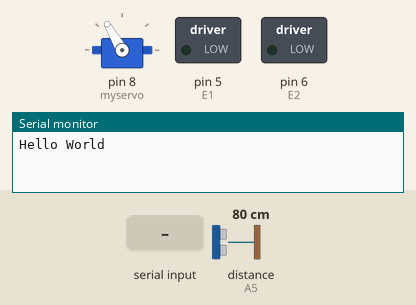
The sketch below on a simulated Arduino Uno, built with avr-gcc and run on an emulated ATmega328P. Parts: servo, switched loads named in the sketch (green lamp = pin HIGH), the last lines printed to the serial monitor. Inputs (shaded band) come from the test bench; at power-on: distance to the obstacle (sensor on A5) 80 cm. The echo pulse lasts 58.3 µs per cm.

Above: at 4.0 s.
4.1 s: "B" received over Serial
At 5.2 s:
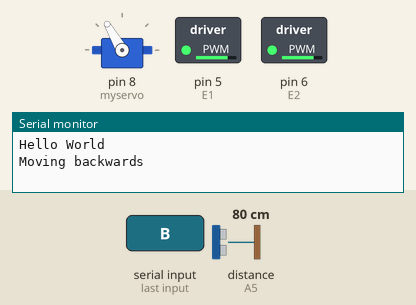
5.6 s: "L" received over Serial
At 6.3 s:
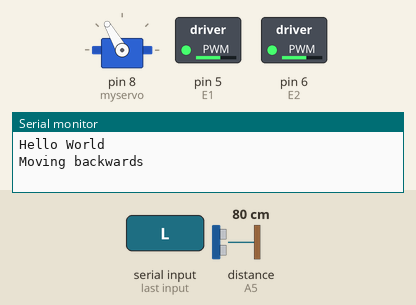
7.1 s: "S" received over Serial
At 7.5 s:
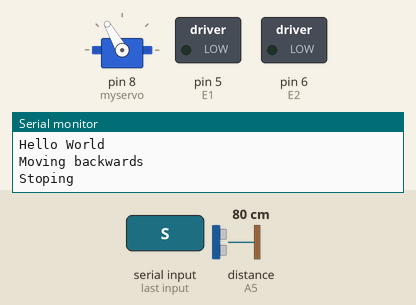
8.7 s: "F" received over Serial
At 9.9 s:
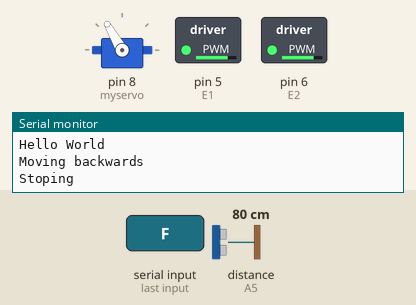
10.2 s: "R" received over Serial
At 11.0 s:
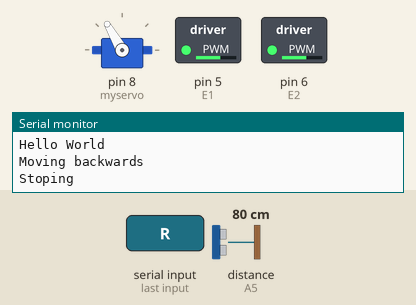
Timing chart, 0 to 12.7 s (numbered marks = the images above; inputs shaded):
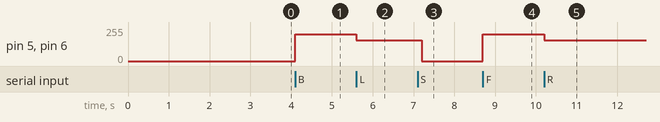

Measured:
- after the input at 4.1 s, pin 5 (E1), pin 6 (E2): 0/255 → 200/255 at once
- after the input at 5.6 s, pin 5 (E1), pin 6 (E2): 200/255 → 155/255 at once
- after the input at 7.1 s, pin 5 (E1), pin 6 (E2): 155/255 → 0/255 after 0.10 s
- after the input at 8.7 s, pin 5 (E1), pin 6 (E2): 0/255 → 200/255 at once
- after the input at 10.2 s, pin 5 (E1), pin 6 (E2): 200/255 → 155/255 at once

The sketch:

Devastator_Robot_AI.ino
```cpp
#include <Servo.h>
#include <NewPing.h>  //https://bitbucket.org/teckel12/arduino-new-ping/downloads/

#define TRIG_PIN A4
#define ECHO_PIN A5
#define MAX_DISTANCE 200

int E1 = 5;     //M1 Speed Control
int E2 = 6;     //M2 Speed Control
int M1 = 4;     //M1 Direction Control
int M2 = 7;     //M1 Direction Control
char input;
bool flag = 0;

NewPing sonar(TRIG_PIN, ECHO_PIN, MAX_DISTANCE);
Servo myservo;

int distance = 100;
void setup(void)
{
    /* Setup baud rate for serial communication */
  Serial.begin(115200);
  delay(100);
  myservo.attach(8);
  myservo.write(120);
  delay(2000);
  distance = readPing();
  delay(100);
  distance = readPing();
  delay(100);
  distance = readPing();
  delay(100);
  distance = readPing();
  delay(100);

  Serial.println("Hello World");
}
void scan() {

 if (Serial.available() > 0) {
    input = Serial.read();
           /* Manual mode */
    if (input == 'F' || input == 'B' || input == 'L' || input == 'R' || input == 'S') {

      manual();
    }
    /* Automatic mode */
    else if (input == 'A') {
      flag=1;
      automatic();
    }

  }

}
 void loop() {

  scan();

}

/* Reading char 'M' on serial for stopping current mode */
void modeChange() {
  if (Serial.available() > 0) {
    input = Serial.read();

  if (input == 'M') {
      Serial.println("Changing Mode ");
      flag = 0;
      Serial.println(flag);
      stop();

  }
  }
  }


  /********************************************* MANUAL MODE ********************************************/

void manual() {
 if (input == 'F') {
    moveForward();
  }
 else if (input == 'B') {
    moveBackward();
  }
 else if (input == 'L') {
    turnLeft();
  }
 else if (input == 'R') {
    turnRight();
  }
 else if (input == 'S') {
    stop();
  }
 }

 /********************************************* AUTOMATIC MODE ********************************************/

void automatic(void)
{

 Serial.println(distance);
 Serial.println("Automatic");
 int distanceR = 0;
 int distanceL =  0;
 delay(40);


    while (flag==1){
    moveForward();
    modeChange();
    distance = readPing();
    delay(100);

   if(distance<=20)
  {
    stop();
    delay(100);
    moveBackward();
    delay(500);
    stop();
    delay(200);
    distanceR = lookRight();
    delay(200);
    distanceL = lookLeft();
    delay(200);

    if(distanceR>=distanceL)
    {
      Serial.println("Turning Right");
      turnRight();
      moveForward();
    }else
    {
      Serial.println("Turning Left");
      turnLeft();
      moveForward();
    }
  }
  distance = readPing();
  }
}

void turnRight() {

  analogWrite (E1,155);
  analogWrite (E2,155);
  digitalWrite(M1,LOW);
  digitalWrite(M2,HIGH);
  delay(1400);
  digitalWrite(M1,HIGH);
  digitalWrite(M2,HIGH);
}

void turnLeft()
{
  analogWrite (E1,155);
  analogWrite (E2,155);
  digitalWrite(M1,HIGH);
  digitalWrite(M2,LOW);
  delay(1600);
  digitalWrite(M1,HIGH);
  digitalWrite(M2,HIGH);
}

void stop(void)                    //Stop
{ Serial.println("Stoping");
  digitalWrite(E1,0);
  digitalWrite(M1,LOW);
  digitalWrite(E2,0);
  digitalWrite(M2,LOW);
}

void moveBackward()
{
  Serial.println("Moving backwards");
  digitalWrite(M1,LOW);
  digitalWrite(M2,LOW);
  analogWrite (E2,200);
  analogWrite (E1,200);
    delay(5);
  }


int lookRight()
{
    myservo.write(50);
    delay(500);
    int distance = readPing();
    delay(100);
    myservo.write(120);
    Serial.print("Looking right. Distance:");
    Serial.println(distance);
    return distance;
}

int lookLeft()
{
    myservo.write(170);
    delay(500);
    int distance = readPing();
    delay(100);
    myservo.write(120);
    Serial.print("Looking left. Distance:");
    Serial.println(distance);
    return distance;
}

int readPing()
{
  delay(70);
  int cm = sonar.ping_cm();
  if(cm==0)
  {
    cm = 250;
  }
  return cm;
}

void moveForward() {

     digitalWrite(M1,HIGH);
     digitalWrite(M2,HIGH);
     analogWrite (E2,200);      //PWM Speed Control
     analogWrite (E1,200);
     delay(5);


}
```
